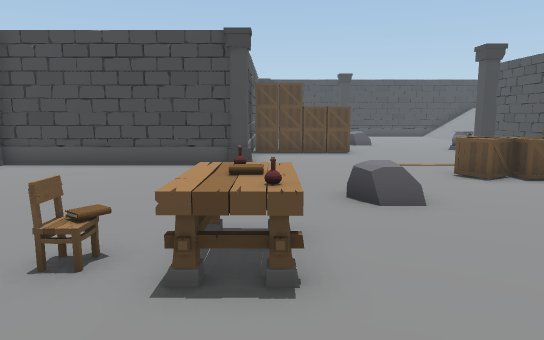
View 1 (above)

17 first-person views from a walk through a Unity game level. The camera is 1.5 m above the floor, tilts 8° down and sees 70° across. The floor is counted in squares, 1 m on a side. Each view is taken from the middle of a square. On the plan, view 1 faces up. The plan holds only what a view shows up to about 17 squares ahead; the rest is blank.

View 2
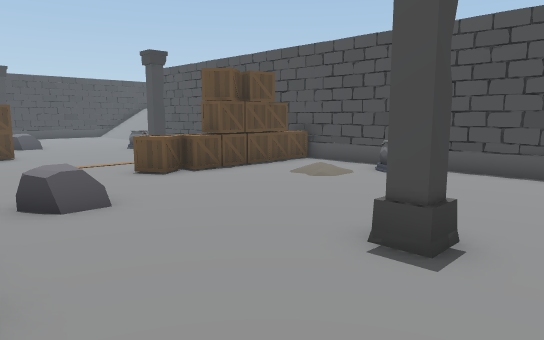

View 3
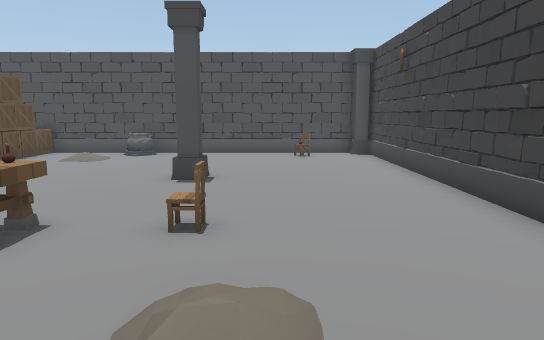

View 4
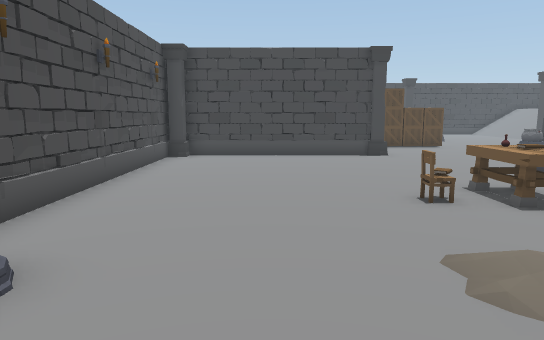

View 5
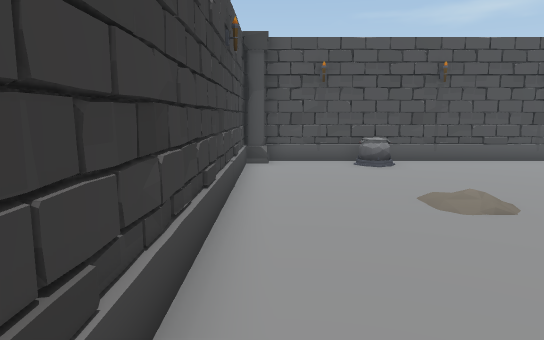

View 6
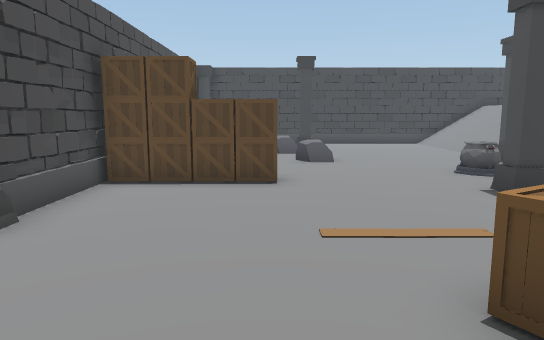

View 7
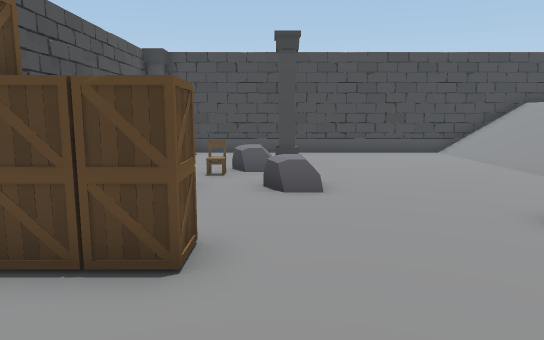

View 8
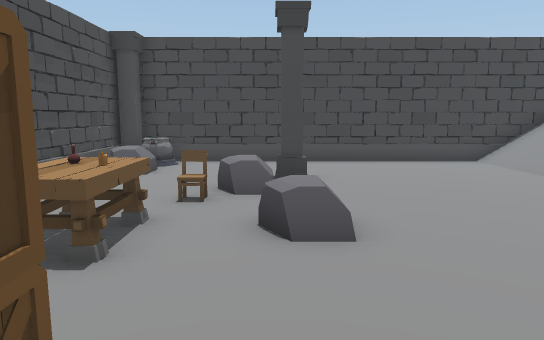

View 9
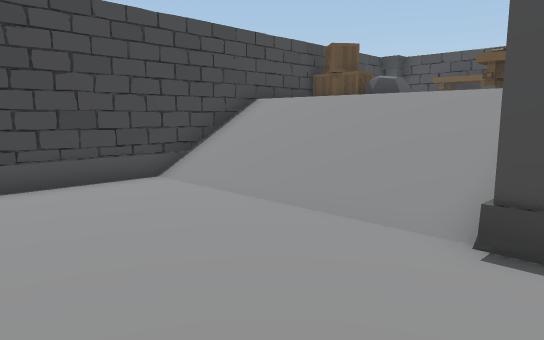

View 10
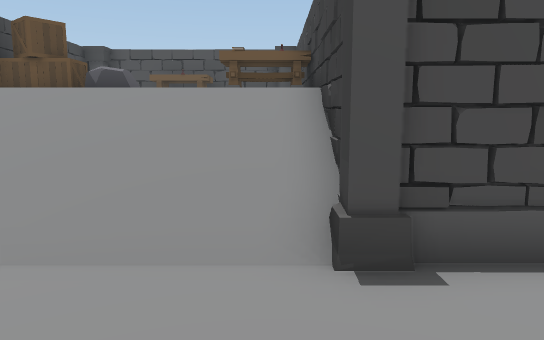

View 11
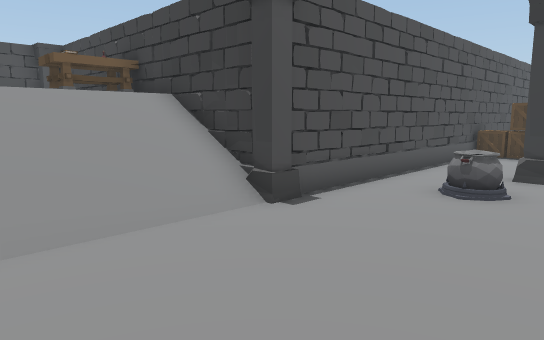

View 12
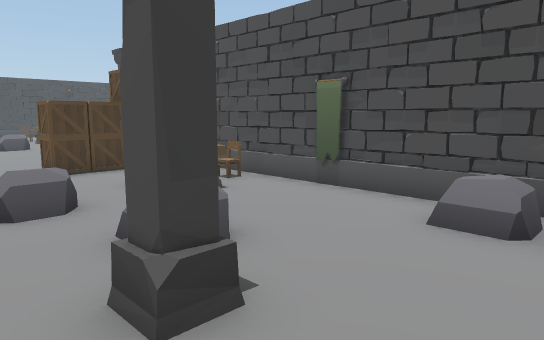

View 13
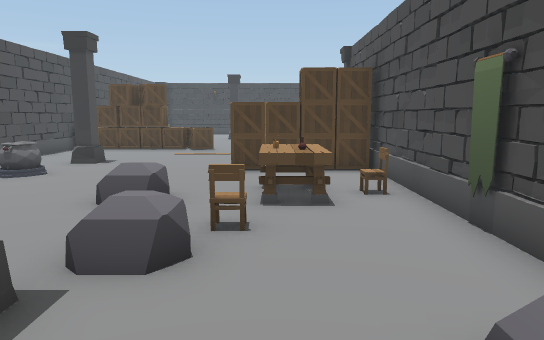

View 14
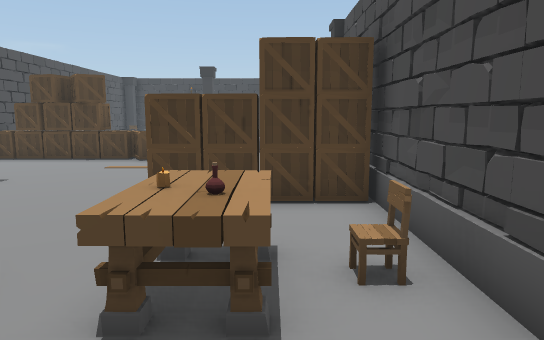

View 15
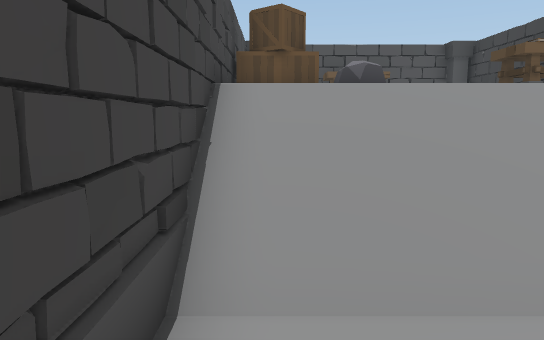

View 16
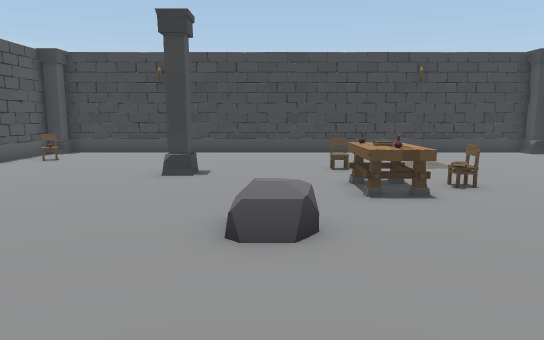

View 17
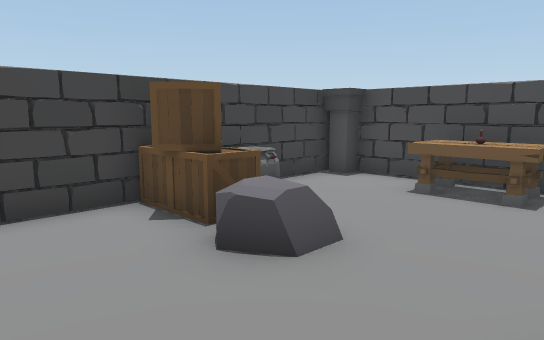

### Floor plan
Key: @ floor where view 1 was taken; # wall or solid block; . main floor; : floor 0.25 m higher than the main floor; + floor 2 m higher than the main floor; / step, stairs or slope; B box; C column; R rock; T table; H chair; K books; L bottle; A candle; O other object.
Columns run from 9 left of view 1 to 22 right of it. Each row starts with its distance up from view 1.
 28         CC################B#####
 27         CCO.........////++BBO++#
 26         #R..........////++BB+++#
 25         #R....C.....////++R+++T#
 24         #....CC.....////++++++O#
 23         #...RR......//// +++++T#
 22         #..H........//// OT    #
 21         #.TT........//// OT    C
 20         #.LA.R:.....C###########
 19         #HTT........#
 18         #...........#
 17         #........OO.#
 16         BBBBB.......#
 15         #........C..#
 14         #........C..#
 13         #...........#
 12 CC######C...........#
 11 C...................#
 10 #.............BBBBBB#
  9 #.............BBBBBB#
  8 #...................#
  7 #..........R...../..#
  6 #................/..#
  5 #.......TO.........O#
  4 #......HTK..........#
  3 #.......TL..........#
  2 #............CC.....#
  1 #O..../..O..........#
  0 #O....//.@........O.#
 -1 #.................H.#
 -2 #...................#
 -3 C...................C
 -4 CC#################CC

Where each view was taken, in squares from view 1:
view 1: 0 up, 0 right, facing up
view 2: 0 up, 0 right, facing up-right
view 3: 0 up, 5 left, facing right
view 4: 3 down, 5 left, facing up
view 5: 3 down, 4 right, facing left
view 6: 7 up, 3 right, facing up
view 7: 12 up, 4 right, facing up
view 8: 15 up, 4 right, facing up
view 9: 19 up, 6 right, facing up-right
view 10: 21 up, 7 right, facing right
view 11: 25 up, 6 right, facing down-right
view 12: 27 up, 6 right, facing down-left
view 13: 27 up, 2 right, facing down
view 14: 23 up, 1 right, facing down
view 15: 27 up, 8 right, facing right
view 16: 12 up, 2 right, facing down
view 17: 22 up, 14 right, facing up-right
